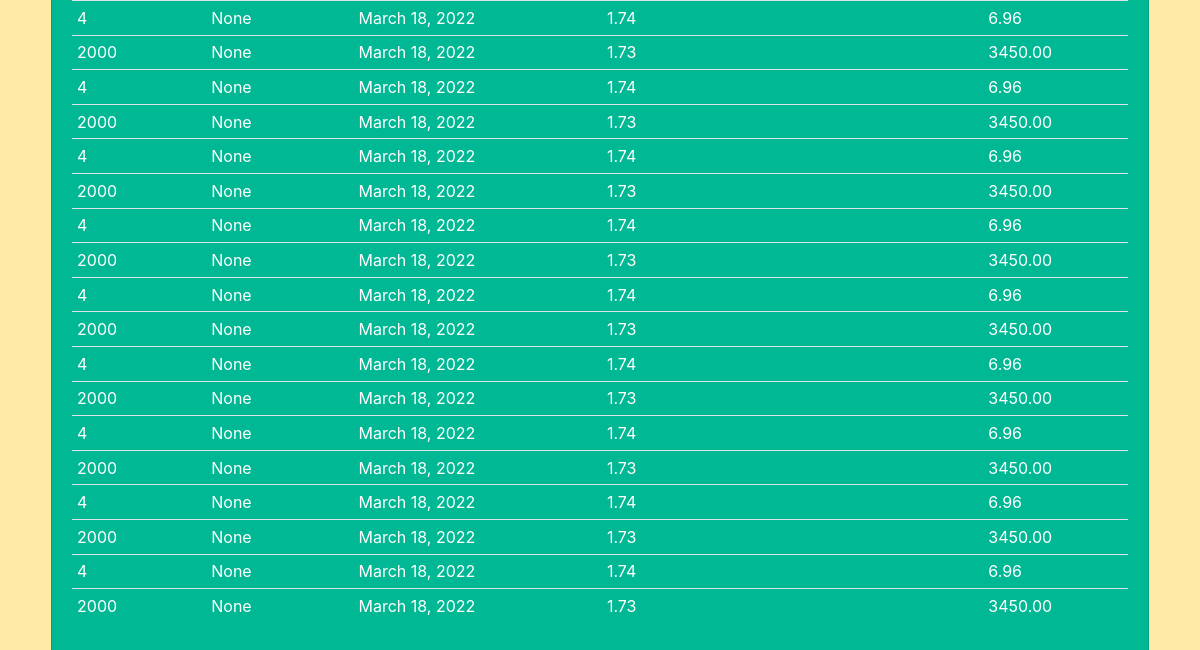
/history/ (signed in, lower part), run on an earlier commit of the app's database.
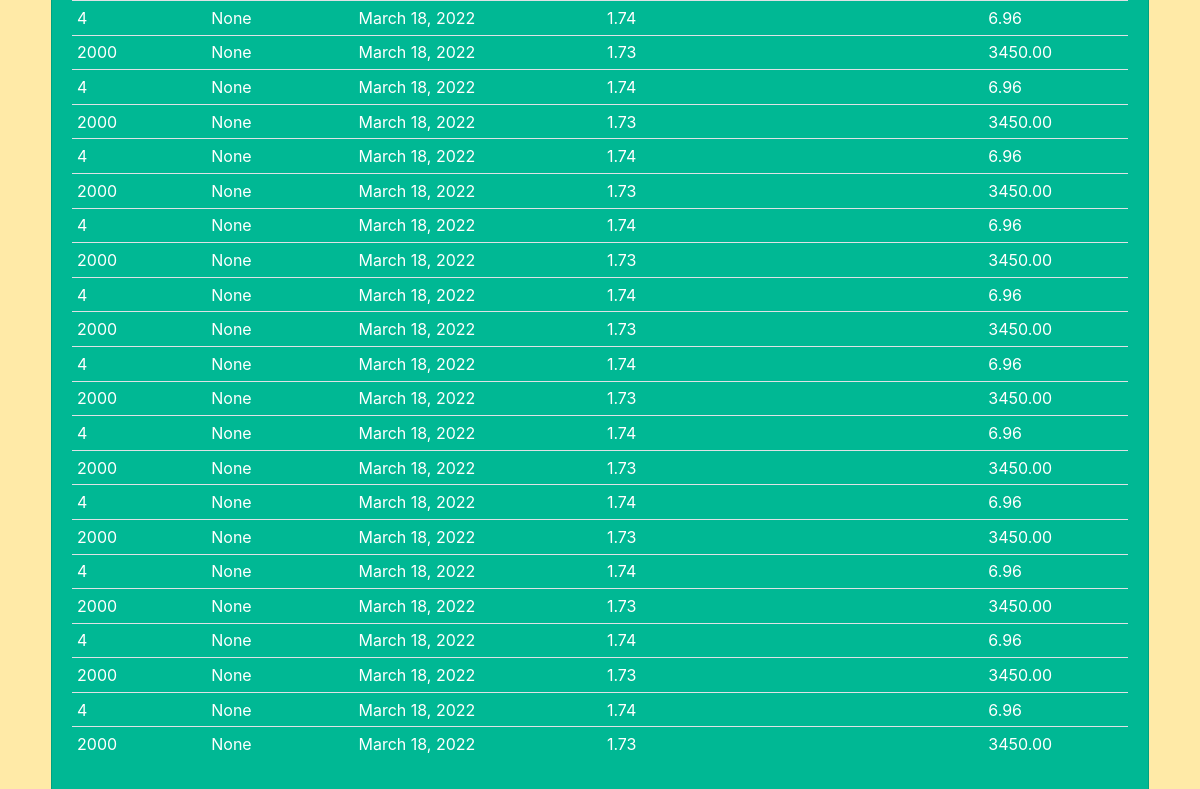
And on a later commit of the database.
### hexafuel_oil_app/models.py (models this page shows, shortened)
class FuelQuote(models.Model):
    client_id = models.ForeignKey(ClientInformation, on_delete=models.CASCADE)
    gallons = models.IntegerField()
    deliver_address = models.CharField(max_length=100)
    delivery_date = models.DateField()
    suggested_price_per_gallons = models.DecimalField(max_digits=3, decimal_places=2)
    total_amount_due = models.DecimalField(max_digits=9, decimal_places=2)

### hexafuel_oil_app/views.py (the view)
# urls.py: path('history/', HistoryView.as_view(), name="history"),
class HistoryView(LoginRequiredMixin,PermissionRequiredMixin, TemplateView):
    permission_required = ("auth.change_user")
    template_name = "hexafuel_oil_app/history.html"
    def get(self, request):
      try:
        clients_queryset = ClientInformation.objects.all()
        client_id = clients_queryset.get(auth_user_id_id = request.user.id).id
        quotes_queryset = FuelQuote.objects.all()
        quotes = quotes_queryset.filter(client_id_id = client_id)
        args = {'quotes' : quotes}
        return render(request, "hexafuel_oil_app/history.html", args)
      except Exception as e:
        print('EXP', e)
        return render(request, "hexafuel_oil_app/history.html")

### hexafuel_oil_app/templates/hexafuel_oil_app/history.html (shortened to what this page needs)
{% extends 'hexafuel_oil_app/main.html'%}
{% load static %}
{% block content %}
<br>
<div class="row">
  <div class="col-md-11 history_table">
    <div class="card card-body profile-change-card-side">
      <table class="table table-sm table-hover">
        {% for quote in quotes %}
        <tr>
          <td>{{ quote.gallons }}</td>
          <td>{{ quote.deliver_address }}</td>
          <td>{{ quote.delivery_date }}</td>
          <td>{{ quote.suggested_price_per_gallons }}</td>
          <td>{{ quote.total_amount_due }}</td>
        </tr>
        {% endfor %}
      </table>
    </div>
  </div>
</div>
{% endblock %}

### hexafuel_oil_app/templates/hexafuel_oil_app/main.html (shortened to what this page needs)
{% load static %}
<!DOCTYPE html>
<html>
<head>
	<link rel="stylesheet" href="https://stackpath.bootstrapcdn.com/bootstrap/4.1.3/css/bootstrap.min.css">
	<link rel="stylesheet" href="https://use.fontawesome.com/releases/v5.6.1/css/all.css">
  <link rel="stylesheet" href="{% static '/css/login.css' %}">
</head>
<body>
  {% block content %}
  {% endblock %}
</body>
</html>

### hexafuel_oil_app/templates/hexafuel_oil_app/navbar.html (shortened to what this page needs)
{% load static %}

### static/css/login.css (style rules this page uses)
body,html { margin: 0; padding: 0; height: 100%; background: #ffeaa7 !important; }
.profile-change-card-side { background: #00b894; color: #fff; }
.history_table { margin-left: auto; margin-right: auto; }

What changed in the data, as far as the page shows it:
added FuelQuote: gallons "4", deliver_address "None", delivery_date "March 18, 2022", suggested_price_per_gallons "1.74", total_amount_due "6.96"
added FuelQuote: gallons "2000", deliver_address "None", delivery_date "March 18, 2022", suggested_price_per_gallons "1.73", total_amount_due "3450.00"
added FuelQuote: gallons "4", deliver_address "None", delivery_date "March 18, 2022", suggested_price_per_gallons "1.74", total_amount_due "6.96"
added FuelQuote: gallons "2000", deliver_address "None", delivery_date "March 18, 2022", suggested_price_per_gallons "1.73", total_amount_due "3450.00"
